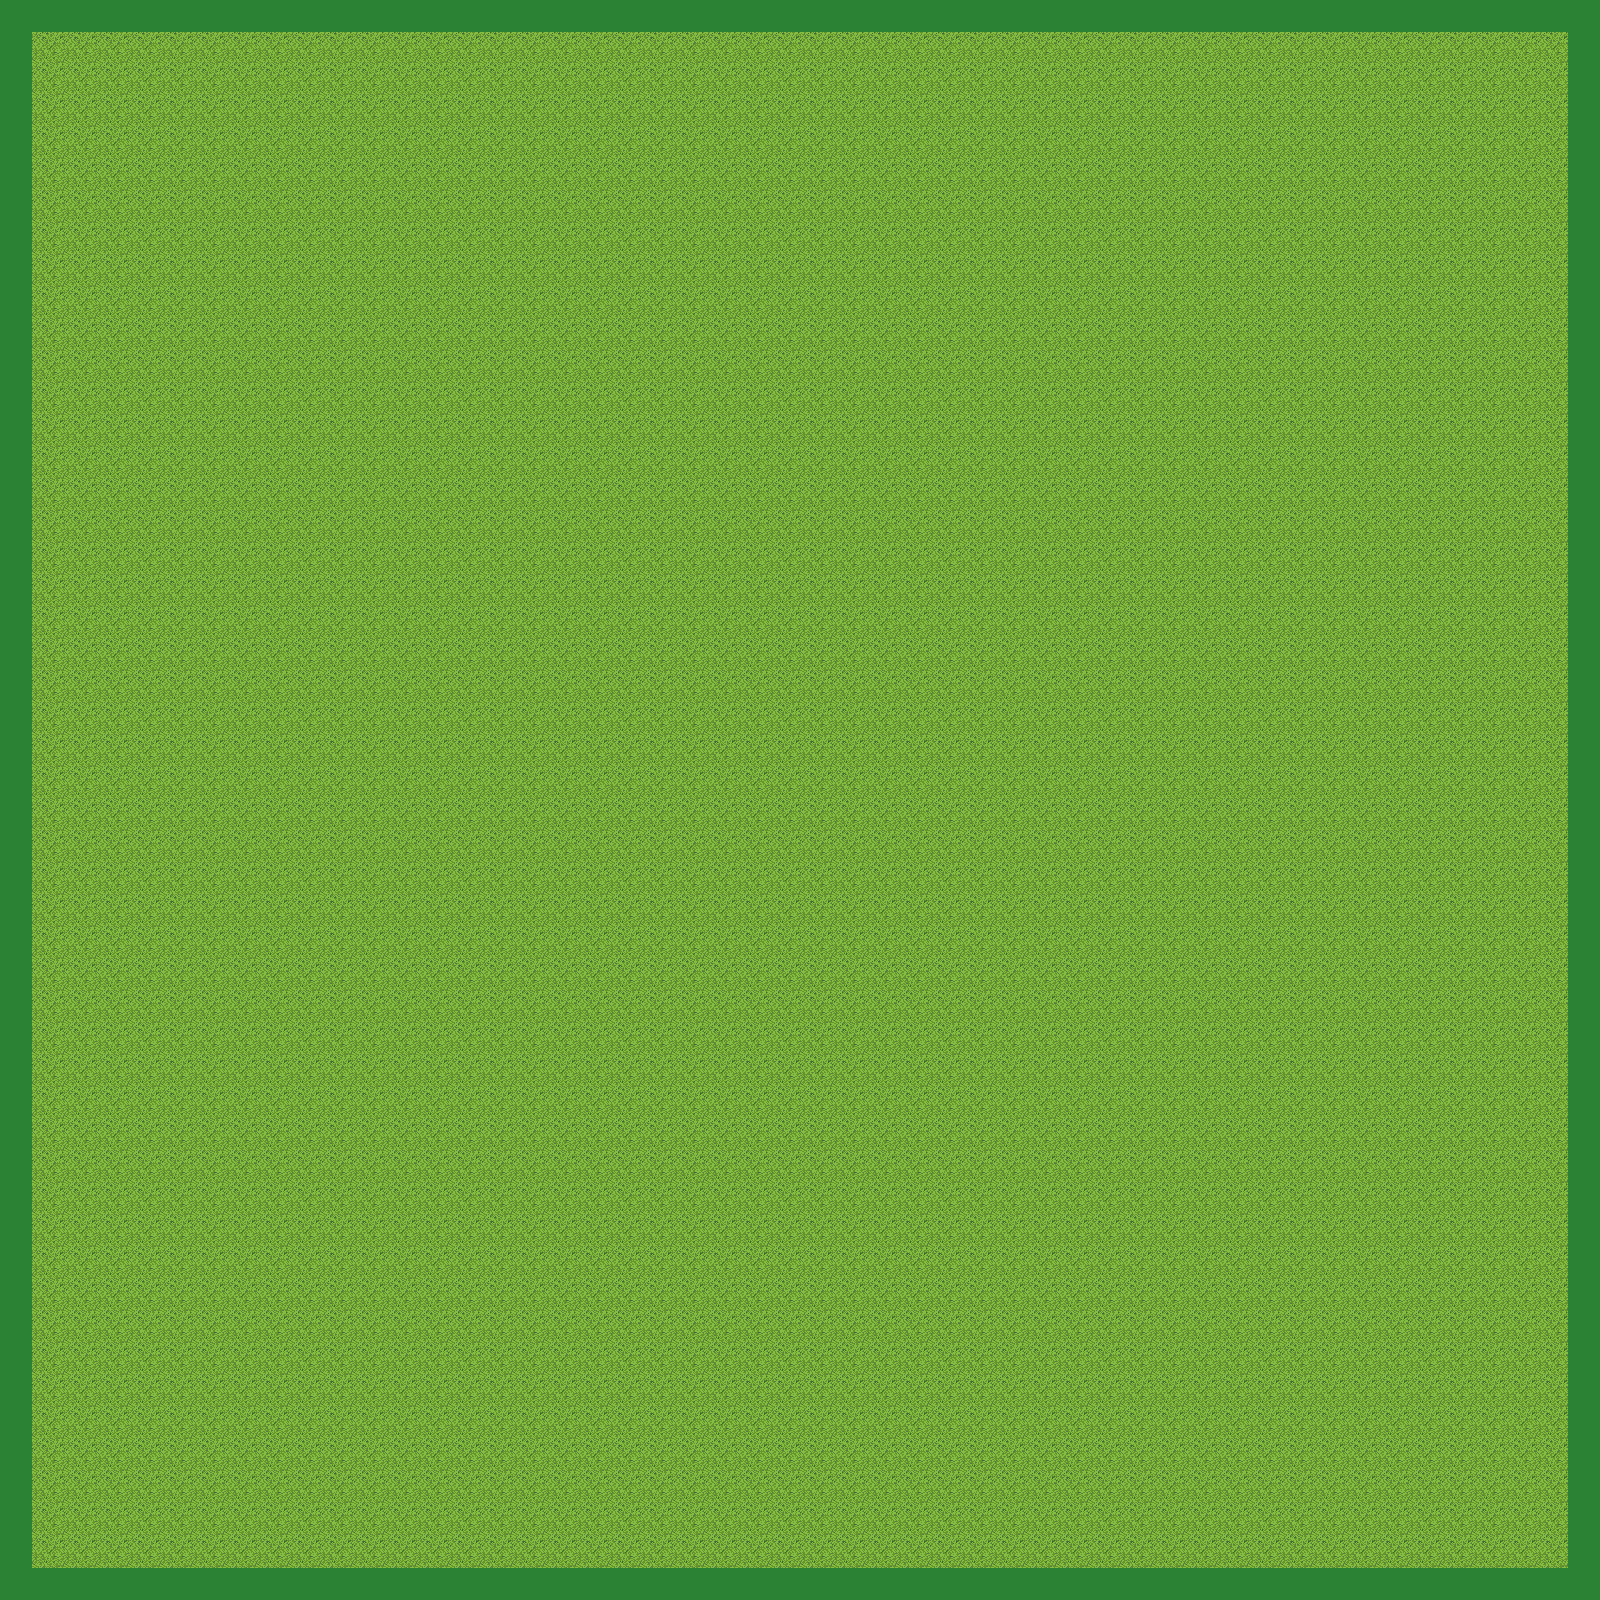

This game map was drawn from its Tiled (.tmx) file and the tilesets committed beside it. A one-line description and the trimmed map source follow:
An orthogonal 50x50 tile map with 32x32 px tiles, 1 tile layer (grass).

<map version="1.0" orientation="orthogonal" renderorder="right-down" width="50" height="50" tilewidth="32" tileheight="32" nextobjectid="1">
 <tileset firstgid="1" name="terrain_atlas" tilewidth="32" tileheight="32" tilecount="1024">
  <image source="tilesets/terrain_atlas.png" width="1024" height="1024" />
 </tileset>
 <layer name="grass" width="50" height="50">
  <data>[2500 cells, 2500 non-empty, 2 distinct tile ids]</data>
 </layer>
</map>
